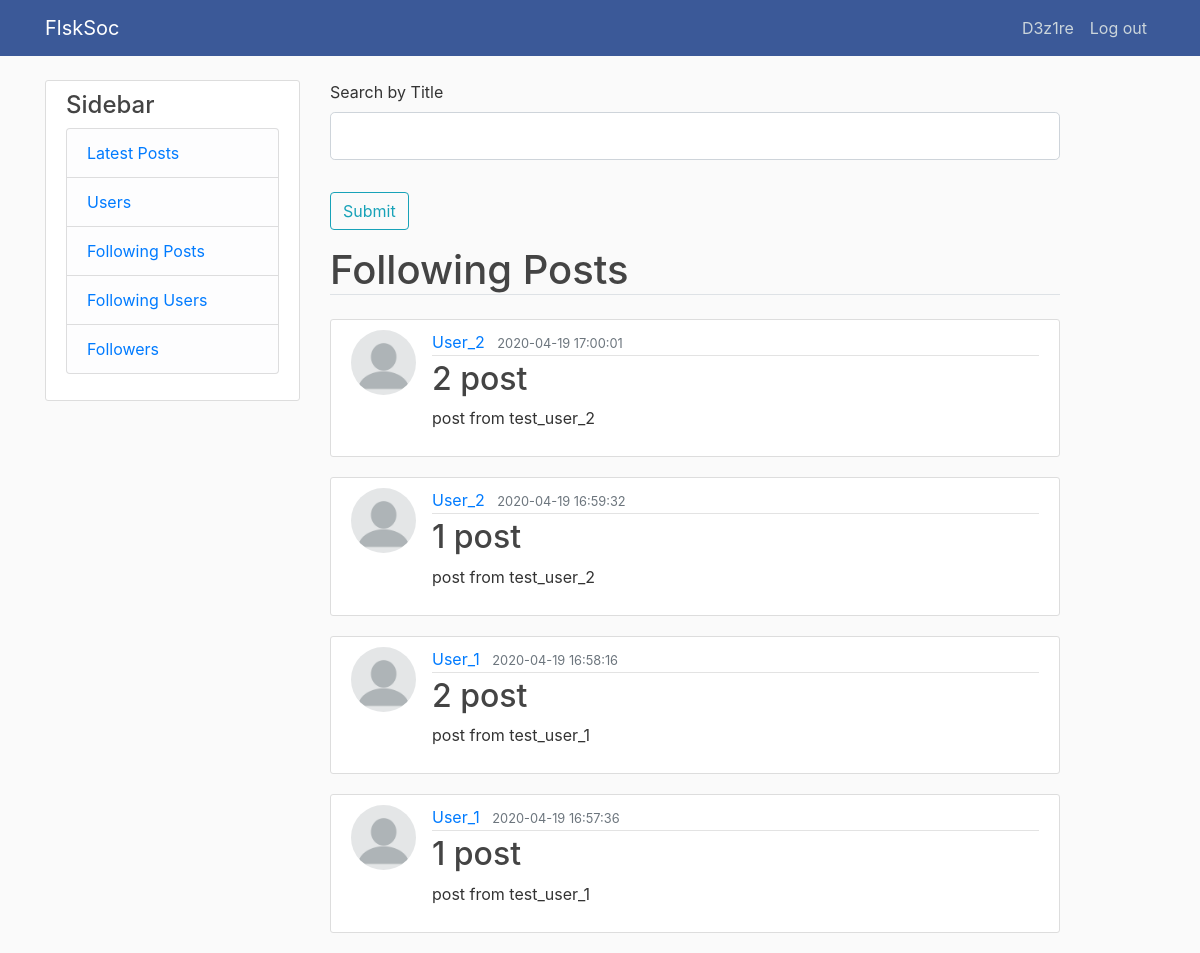
Screenshot of /f (signed in) with the database file from the repository.
### data/user.py (models this page shows, shortened)
class User(SqlAlchemyBase, UserMixin, SerializerMixin):
    __tablename__ = 'users'
    id = sqlalchemy.Column(sqlalchemy.Integer, primary_key=True, autoincrement=True)
    username = sqlalchemy.Column(sqlalchemy.String, nullable=False)
    name = sqlalchemy.Column(sqlalchemy.String, nullable=True)
    surname = sqlalchemy.Column(sqlalchemy.String, nullable=True)
    email = sqlalchemy.Column(sqlalchemy.String, index=True, unique=True, nullable=False)
    hashed_password = sqlalchemy.Column(sqlalchemy.String, nullable=True)
    created_date = sqlalchemy.Column(sqlalchemy.DateTime, default=datetime.datetime.now)
    image_file = sqlalchemy.Column(sqlalchemy.String, nullable=False, default='default.png')
    posts = orm.relation("Post", back_populates='user')

### data/post.py (models this page shows, shortened)
class Post(SqlAlchemyBase, SerializerMixin):
    __tablename__ = 'posts'
    id = sqlalchemy.Column(sqlalchemy.Integer, primary_key=True, autoincrement=True)
    title = sqlalchemy.Column(sqlalchemy.String, nullable=False)
    content = sqlalchemy.Column(sqlalchemy.String, nullable=True)
    created_date = sqlalchemy.Column(sqlalchemy.DateTime, default=datetime.datetime.now)
    is_private = sqlalchemy.Column(sqlalchemy.Boolean, default=False)
    user_id = sqlalchemy.Column(sqlalchemy.Integer, sqlalchemy.ForeignKey("users.id"))
    user = orm.relation('User')

### posts.py (the view, shortened to what this page needs)
@posts.route('/f', methods=['GET', 'POST'])
@login_required
def following_posts():
    form = SearchByTitleForm()
    session = db_session.create_session()
    following = [i[0] for i in session.query(User.id).
                 filter(Relationship.from_user == current_user.id).
                 filter(Relationship.to_user == User.id).all()]
    posts = session.query(Post).filter(Post.user_id.in_(following)).order_by(Post.created_date.desc())
    return render_template('following_posts.html', title='Following Posts', posts=posts, form=form)

### data/search.py
class SearchByTitleForm(FlaskForm):
    title = StringField('Search by Title')
    submit = SubmitField('Submit')

### data/db_session.py (called while the page is built)
def create_session() -> Session:
    global __factory
    return __factory()

### main.py (called while the page is built)
def main():
    db_session.global_init("db/soc.sqlite")
    app.register_blueprint(users)
    app.register_blueprint(posts)
    app.register_blueprint(errors)
    @login_manager.user_loader
    def load_user(user_id):
        session = db_session.create_session()
        return session.query(User).get(user_id)
    app.run()

### templates/following_posts.html (shortened to what this page needs)
{% extends "base.html" %}
{% block content %}
    <form action="" method="post">
            <fieldset class="form-group">
                <div class="form-group">
                    {{ form.title.label(class="form-control-label") }}
                    {% if form.title.errors %}
                        {{ form.title(class="form-control form-control-lg is-invalid") }}
                        <div class="invalid-feedback">
                            {% for error in form.title.errors %}
                                <span>{{ error }}</span>
                            {% endfor %}
                        </div>
                    {% else %}
                        {{ form.title(class="form-control form-control-lg") }}
                    {% endif %}
                </div>
            </fieldset>
            <div class="form-group">
                {{ form.submit(class="btn btn-outline-info") }}
            </div>
        </form>
    <h1 class="border-bottom mb-4">Following Posts</h1>
{% for post in posts%}
    <article class="media content-section">
        <img class="rounded-circle article-img" src="{{ url_for('static', filename='profile_pics/' + post.user.image_file) }}">
        <div class="media-body">
            <div class="article-metadata">
                <a class="mr-2" href="/user/{{ post.user.id }}">{{ post.user.username }}</a>
                <small class="text-muted">{{ post.created_date.replace(microsecond=0).isoformat(' ') }}</small>
            </div>
            <h2><a class="article-title" href="/post/{{ post.id }}">{{ post.title }}</a></h2>
            <p class="article-content">{{ post.content }}</p>
        </div>
    </article>
{% endfor %}
{% endblock %}

### templates/base.html (shortened to what this page needs)
<!DOCTYPE html>
<html lang="en">
<head>
    <link rel="stylesheet" href="https://stackpath.bootstrapcdn.com/bootstrap/4.4.1/css/bootstrap.min.css"
>
    <link rel="stylesheet" type="text/css" href="../static/css/style.css"/>
</head>
<body>
    <header class="site-header">
      <nav class="navbar navbar-expand-md navbar-dark fixed-top" style="background-color: #3B5998">
        <div class="container">
          <a class="navbar-brand mr-4" href="/">FlskSoc</a>
          <div class="collapse navbar-collapse" id="navbarToggle">
            <div class="navbar-nav">
              {% if current_user.is_authenticated %}
                <a class="nav-item nav-link" href="/user/{{ current_user.id }}">{{ current_user.username }}</a>
                <a class="nav-item nav-link" href="/logout">Log out</a>
              {% else %}
                <a class="nav-item nav-link" href="/login">Log in</a>
                <a class="nav-item nav-link" href="/register">Register</a>
              {% endif %}
            </div>
          </div>
        </div>
      </nav>
    </header>
<main role="main" class="container">
      <div class="row">
        <div class="col-md-3">
          <div class="content-section">
            <h4>Sidebar</h4>
              <ul class="list-group">
                <li class="list-group-item list-group-item-light"><a href='/'>Latest Posts</a></li>
                <li class="list-group-item list-group-item-light"><a href='/users'>Users</a></li>
                <li class="list-group-item list-group-item-light"><a href='/f'>Following Posts</a></li>
                <li class="list-group-item list-group-item-light"><a href='/following'>Following Users</a></li>
                <li class="list-group-item list-group-item-light"><a href='followers'>Followers</a></li>
              </ul>
          </div>
        </div>
        <div class="col-md-8">
          {% block content %}{% endblock %}
        </div>
      </div>
    </main>
</body>
</html>

### static/css/style.css (style rules this page uses)
body { background: #fafafa; color: #333333; margin-top: 5rem; }
h1, h2, h3, h4, h5, h6 { color: #444444; }
.site-header .navbar-nav .nav-link { color: #cbd5db; }
.content-section { background: #ffffff; padding: 10px 20px; border: 1px solid #dddddd; border-radius: 3px; margin-bottom: 20px; }
.article-title { color: #444444; }
.article-content { white-space: pre-line; }
.article-img { height: 65px; width: 65px; margin-right: 16px; }
.article-metadata { padding-bottom: 1px; margin-bottom: 4px; border-bottom: 1px solid #e3e3e3 }

### rows the page displays
User: username "D3z1re"
Post: image_file (placeholder picture), user.username "User_2", created_date.replace "2020-04-19 17:00:01", title "2 post", content "post from test_user_2"
Post: image_file (placeholder picture), user.username "User_2", created_date.replace "2020-04-19 16:59:32", title "1 post", content "post from test_user_2"
Post: image_file (placeholder picture), user.username "User_1", created_date.replace "2020-04-19 16:58:16", title "2 post", content "post from test_user_1"
Post: image_file (placeholder picture), user.username "User_1", created_date.replace "2020-04-19 16:57:36", title "1 post", content "post from test_user_1"
